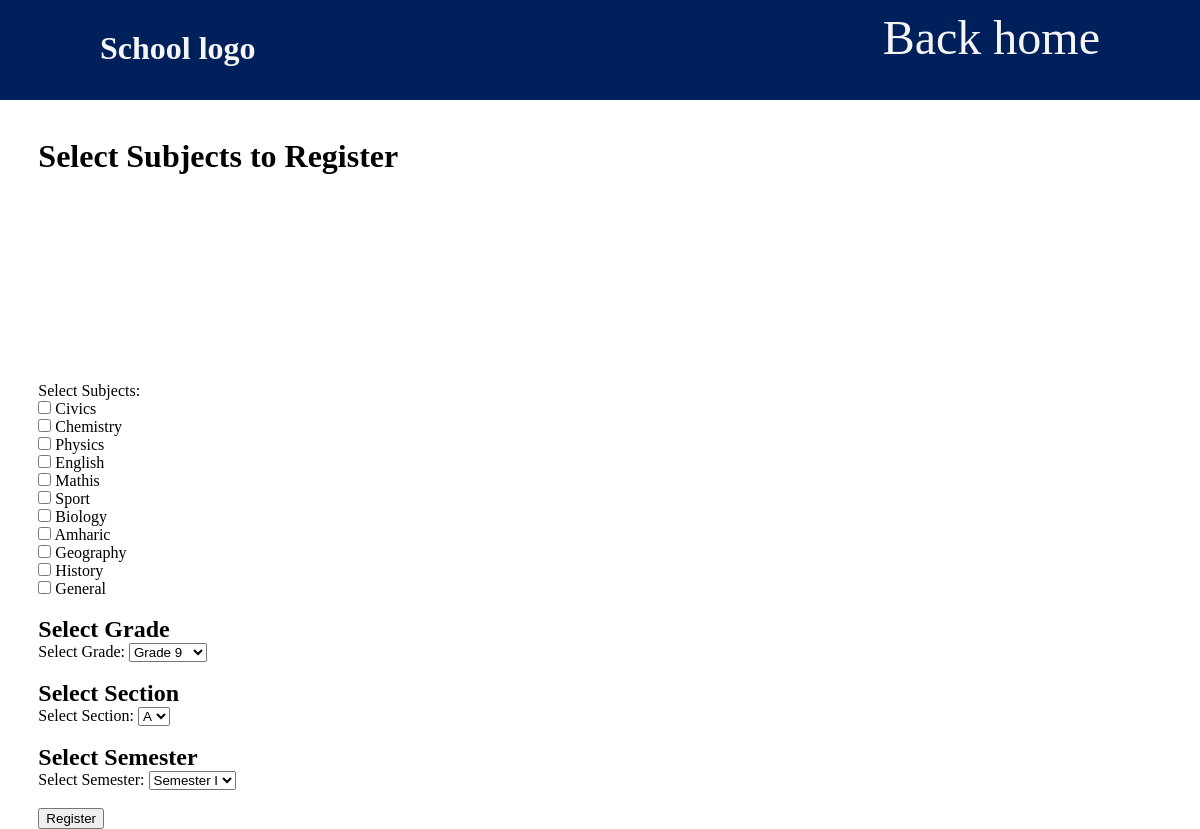
The app's page /Admin/php/html/enrollsemester1.php with its own data.
### tables this page shows
CREATE TABLE `subject` (
  `subject_id` int(11) NOT NULL,
  `Subject_name` varchar(50) NOT NULL,
  `semester` text NOT NULL,
  `year` text NOT NULL
);

### Admin/php/html/enrollsemester1.php (the view, shortened to what this page needs)
<!DOCTYPE html>
<html lang="en">
<head>
</head>
<body>
<header>
        <h1>School logo</h1>
        <a href="/mysm/Home Page/index.html" class="home">Back home</a>
    </header>
 <div class="dashbord">
   <div class="frame">
   <?php
    $hostname ='localhost';
    $username = "root";
    $password = "";
    $db_name = "mysms";
    $conn = mysqli_connect($hostname, $username, $password, $db_name);
    if (!$conn) {
        die("Database connection failed");
    } else {
        $grade_query = "SELECT * FROM gradee";
        $grade_result = mysqli_query($conn, $grade_query);
        $semester_query = "SELECT * FROM semester";
        $semester_result = mysqli_query($conn, $semester_query);
        $section_query = "SELECT * FROM section";
        $section_result = mysqli_query($conn, $section_query);
        $subject_query = "SELECT * FROM subject";
        $subject_result = mysqli_query($conn, $subject_query);
    }
?>
<h1>Select Subjects to Register</h1>
<form method="post" class="inputt">
    <label for="subject_ids[]">Select Subjects:</label><br>
    <?php while ($subject = mysqli_fetch_assoc($subject_result)) : ?>
        <input type="checkbox" name="subject_ids[]" value="<?php echo $subject['subject_id']; ?>">
        <label><?php echo $subject['Subject_name']; ?></label><br>
    <?php endwhile; ?>
    <br>
    <h2 class="ass">Select Grade</h2>
    <label for="grade">Select Grade:</label>
    <select name="grade" id="grade">
        <?php while ($grade = mysqli_fetch_assoc($grade_result)) : ?>
            <option value="<?php echo $grade['grade_idd']; ?>"><?php echo $grade['GRADE_NAME']; ?></option>
        <?php endwhile; ?>
    </select><br><br>
    <h2 class="ass">Select Section</h2>
    <label for="section">Select Section:</label>
    <select name="section" id="section">
        <?php while ($section = mysqli_fetch_assoc($section_result)) : ?>
            <option value="<?php echo $section['section_id']; ?>"><?php echo $section['section_name']; ?></option>
        <?php endwhile; ?>
    </select><br><br>
    <h2 class="ass">Select Semester</h2>
    <label for="semester">Select Semester:</label>
    <select name="semester" id="semester">
        <?php while ($semester = mysqli_fetch_assoc($semester_result)) : ?>
            <option value="<?php echo $semester['semester_id']; ?>"><?php echo $semester['semester_name']; ?></option>
        <?php endwhile; ?>
    </select><br><br>
    <input type="submit" name="Register" value="Register">
</form>
</body>
</html>

### Admin/php/html/enrollsemester1.php (style rules this page uses)
* { margin: 0; }
header { background-color: #00205b!important; color:whitesmoke;height: 100px; }
header a { position: absolute; right: 100px; color: whitesmoke; font-size: 3rem; top: 10px; }
header h1 { padding-top: 30px; }
.home { text-decoration: none; }
.dashbord { display: grid; column-gap: 2rem; grid-template-columns: 1fr 1fr; }
.frame { display: grid; width: 38%; height: 500px; margin-left: 4%; margin-top: 4%; padding: 15px; border-radius: 20px; }
header h1 { margin-left: 100px; }
.inputt { width: 500px; height: 50px; }

### records on screen
subject: Subject_name "Civics"
subject: Subject_name "Chemistry"
subject: Subject_name "Physics"
subject: Subject_name "English"
subject: Subject_name "Mathis"
subject: Subject_name "Sport"
subject: Subject_name "Biology"
subject: Subject_name "Amharic"
subject: Subject_name "Geography"
subject: Subject_name "History"
subject: Subject_name "General"

### other values on screen
form field grade "Grade 9"
form field section "A"
form field semester "Semester I"
